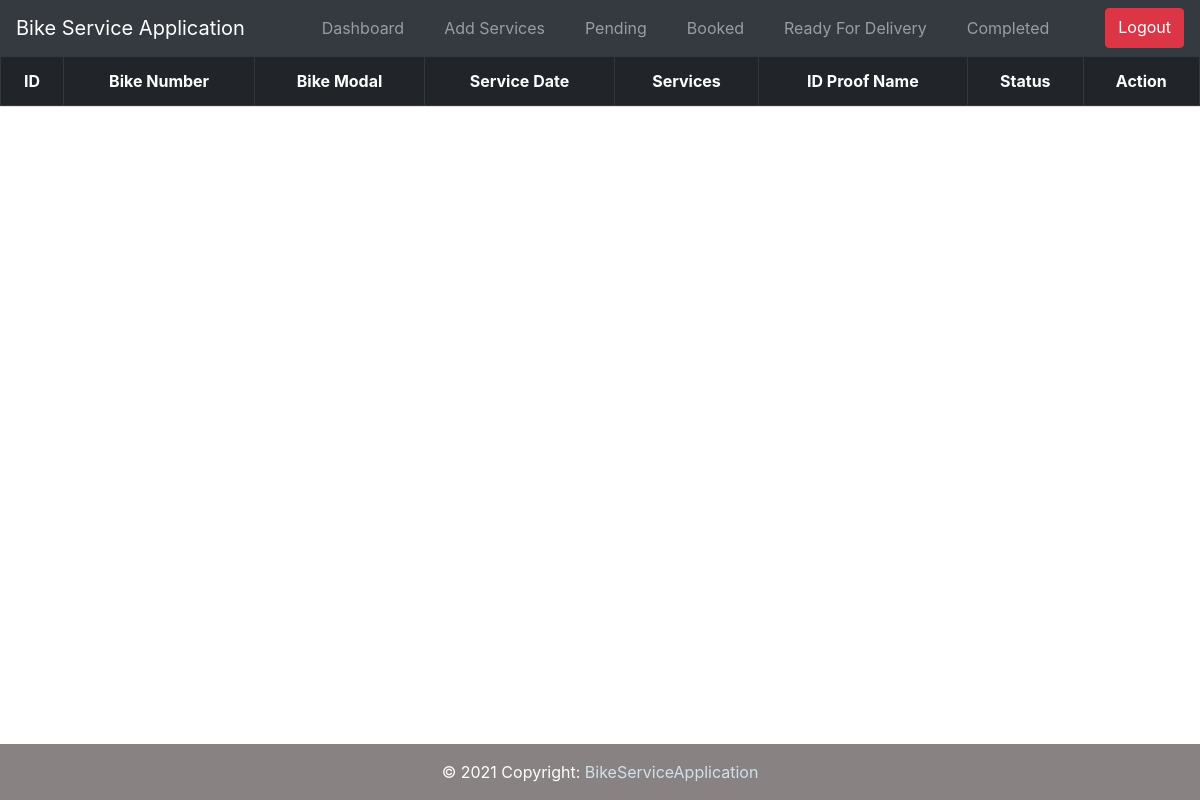
Page /admin/booked.php (signed in) on the earlier database version.
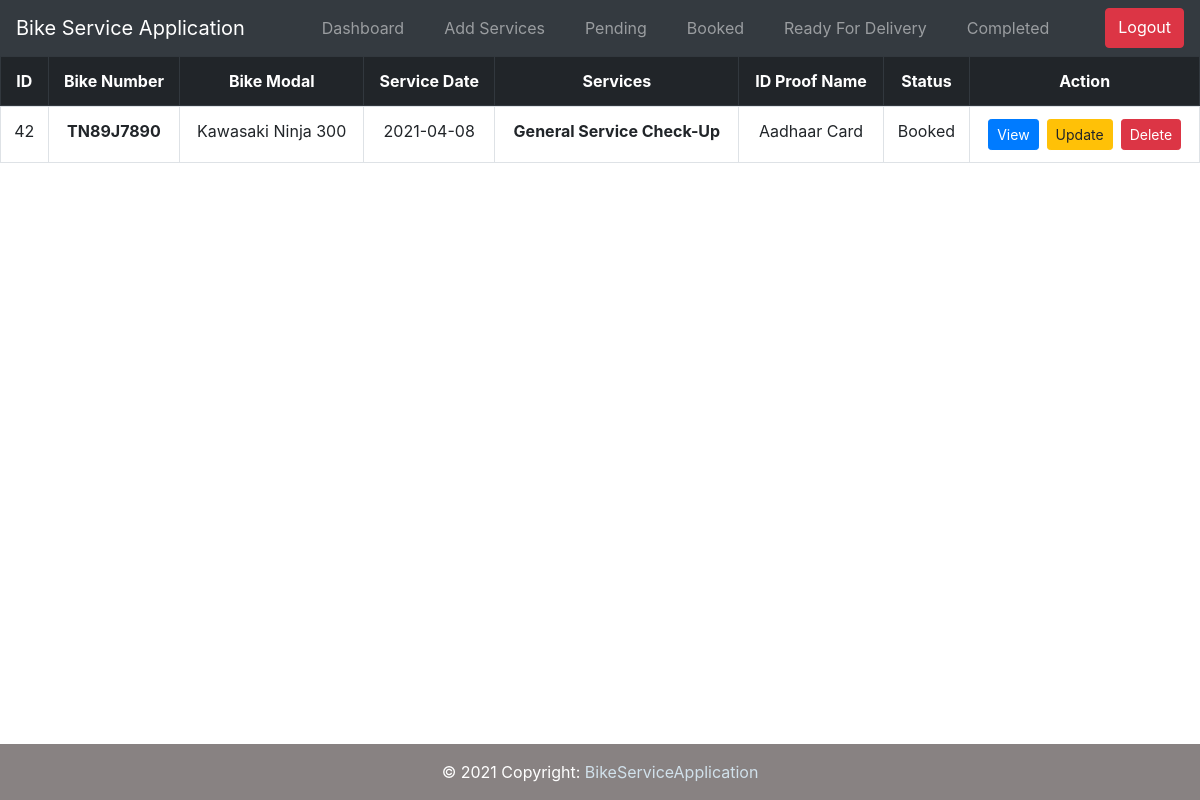
Same page on the later database version.
### tables this page shows
CREATE TABLE `customer_service` (
  `id` int(11) NOT NULL,
  `serviceid` varchar(11) NOT NULL,
  `firstname` varchar(30) NOT NULL,
  `lastname` varchar(10) NOT NULL,
  `bikenumber` varchar(10) NOT NULL,
  `bikemodal` varchar(20) NOT NULL,
  `servicedate` varchar(10) NOT NULL,
  `email` varchar(35) NOT NULL,
  `avail_service` varchar(50) NOT NULL,
  `phoneno` bigint(13) NOT NULL,
  `altphoneno` bigint(13) NOT NULL,
  `idname` varchar(20) NOT NULL,
  `idnumber` varchar(20) NOT NULL,
  `address` mediumtext NOT NULL,
  `statusreport` varchar(20) NOT NULL,
  `created_at` timestamp NOT NULL DEFAULT current_timestamp(),
  `updated_at` timestamp NOT NULL DEFAULT current_timestamp()
);

### admin/booked.php (the view, shortened to what this page needs)
<!DOCTYPE html>
<html lang="en">
<?php
include ('partials/head.php');
?>
<body>
    <?php
    include ('partials/header.php');
    ?>
    <section>
        <table class="table table-bordered table-hover">
            <thead class="thead-dark">
              <tr>
                <th scope="col" class="text-center">ID</th>
                <th scope="col" class="text-center">Bike Number</th>
                <th scope="col" class="text-center">Bike Modal</th>
                <th scope="col" class="text-center">Service Date</th>
                <th scope="col" class="text-center">Services</th>
                <th scope="col" class="text-center">ID Proof Name</th>
                <th scope="col" class="text-center">Status</th>
                <th scope="col" class="text-center" >Action</th>
              </tr>
            </thead>
            <tbody>
              <tr>
                  <?php
                    $sql = "SELECT * FROM customer_service WHERE statusreport ='Booked'";
                    $result = $connect -> query($sql);
                    while($row=$result->fetch_assoc()){
                      echo "<tr>";
                      echo "<td class='text-center'>". $row["id"]. "</td>".
                      "<td class='text-center'><b>". $row["bikenumber"]. "</b></td>".
                      "<td class='text-center'>". $row["bikemodal"]. "</td>".
                      "<td class='text-center'>". $row["servicedate"]. "</td>".
                      "<td class='text-center'><b>". $row["avail_service"]. "</b></td>".
                      "<td class='text-center'>". $row["idname"]. "</td>".
                      "<td class='statusreport text-center '>". $row["statusreport"]. "</td>".
                      "<td class='text-center'>"."<a href='view.php?id=".$row['id']."' class='btn btn-primary btn-sm'> View</a>" .
                      "<a href='update.php?id=".$row['id']."' class='ml-2 btn btn-warning btn-sm'> Update</a>" .
                      "<a href='delete.php?id=".$row['id']."' class='ml-2 btn btn-danger btn-sm'> Delete</a>" .
                      "</td>";
                      }
                      echo "</tr>";
                  ?>
              </tr>
            </tbody>
          </table>
    </section>
      <?php
      include ('partials/footer.php');
      ?>
</body>
</html>

Differences in the rows shown:
added customer_service: id "42", bikenumber "TN89J7890", bikemodal "Kawasaki Ninja 300", servicedate "2021-04-08", avail_service "General Service Check-Up", idname "Aadhaar Card", statusreport "Booked"
